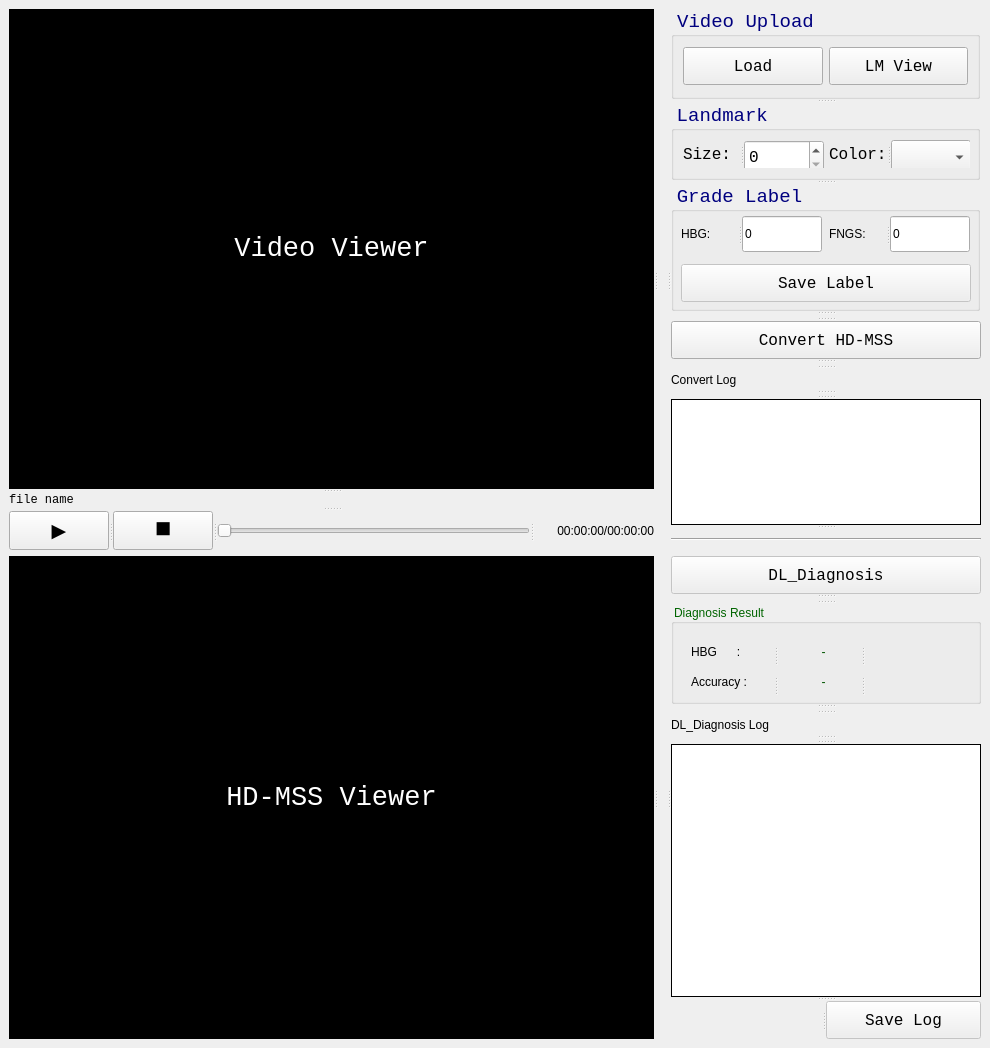
<?xml version="1.0" encoding="UTF-8"?>
<ui version="4.0">
 <class>MainWindow</class>
 <widget class="QMainWindow" name="MainWindow">
  <property name="geometry">
   <rect>
    <x>0</x>
    <y>0</y>
    <width>990</width>
    <height>1048</height>
   </rect>
  </property>
  <property name="windowTitle">
   <string>DL Bell's palsy Diagnosis</string>
  </property>
  <property name="styleSheet">
   <string notr="true"/>
  </property>
  <widget class="QWidget" name="centralwidget">
   <layout class="QGridLayout" name="gridLayout_3">
    <item row="0" column="0">
     <widget class="QSplitter" name="splitter_14">
      <property name="orientation">
       <enum>Qt::Horizontal</enum>
      </property>
      <widget class="QSplitter" name="splitter_6">
       <property name="orientation">
        <enum>Qt::Vertical</enum>
       </property>
       <widget class="QLabel" name="vd_print">
        <property name="minimumSize">
         <size>
          <width>640</width>
          <height>480</height>
         </size>
        </property>
        <property name="maximumSize">
         <size>
          <width>16777215</width>
          <height>16777215</height>
         </size>
        </property>
        <property name="font">
         <font>
          <family>Consolas</family>
          <pointsize>20</pointsize>
          <weight>9</weight>
          <italic>false</italic>
          <bold>false</bold>
         </font>
        </property>
        <property name="styleSheet">
         <string notr="true">background-color: rgb(0, 0, 0);color: rgb(255, 255, 255);
font: 75 20pt &quot;Consolas&quot;;</string>
        </property>
        <property name="text">
         <string>Video Viewer</string>
        </property>
        <property name="alignment">
         <set>Qt::AlignCenter</set>
        </property>
       </widget>
       <widget class="QLabel" name="fname_label">
        <property name="maximumSize">
         <size>
          <width>16777215</width>
          <height>50</height>
         </size>
        </property>
        <property name="font">
         <font>
          <family>Consolas</family>
          <pointsize>9</pointsize>
          <weight>9</weight>
          <italic>false</italic>
          <bold>false</bold>
         </font>
        </property>
        <property name="styleSheet">
         <string notr="true">font: 75 9pt &quot;Consolas&quot;;</string>
        </property>
        <property name="text">
         <string>file name</string>
        </property>
       </widget>
       <widget class="QSplitter" name="splitter_2">
        <property name="maximumSize">
         <size>
          <width>16777215</width>
          <height>50</height>
         </size>
        </property>
        <property name="orientation">
         <enum>Qt::Horizontal</enum>
        </property>
        <widget class="QSplitter" name="splitter">
         <property name="orientation">
          <enum>Qt::Horizontal</enum>
         </property>
         <widget class="QPushButton" name="play_btn">
          <property name="maximumSize">
           <size>
            <width>100</width>
            <height>50</height>
           </size>
          </property>
          <property name="font">
           <font>
            <family>Arial</family>
            <pointsize>14</pointsize>
            <weight>50</weight>
            <bold>false</bold>
           </font>
          </property>
          <property name="styleSheet">
           <string notr="true"/>
          </property>
          <property name="text">
           <string>▶</string>
          </property>
         </widget>
         <widget class="QPushButton" name="stop_btn">
          <property name="maximumSize">
           <size>
            <width>100</width>
            <height>50</height>
           </size>
          </property>
          <property name="font">
           <font>
            <family>Arial</family>
            <pointsize>20</pointsize>
            <weight>50</weight>
            <italic>false</italic>
            <bold>false</bold>
            <stylestrategy>PreferDefault</stylestrategy>
            <kerning>false</kerning>
           </font>
          </property>
          <property name="styleSheet">
           <string notr="true">text-align: top;</string>
          </property>
          <property name="text">
           <string>■</string>
          </property>
         </widget>
        </widget>
        <widget class="QSlider" name="vd_slider">
         <property name="maximumSize">
          <size>
           <width>16777215</width>
           <height>50</height>
          </size>
         </property>
         <property name="styleSheet">
          <string notr="true"/>
         </property>
         <property name="maximum">
          <number>99</number>
         </property>
         <property name="orientation">
          <enum>Qt::Horizontal</enum>
         </property>
         <property name="tickPosition">
          <enum>QSlider::NoTicks</enum>
         </property>
        </widget>
        <widget class="QLabel" name="time_chk">
         <property name="maximumSize">
          <size>
           <width>120</width>
           <height>50</height>
          </size>
         </property>
         <property name="text">
          <string>00:00:00/00:00:00</string>
         </property>
         <property name="alignment">
          <set>Qt::AlignRight|Qt::AlignTrailing|Qt::AlignVCenter</set>
         </property>
        </widget>
       </widget>
      </widget>
      <widget class="QLabel" name="null_12">
       <property name="minimumSize">
        <size>
         <width>9</width>
         <height>100</height>
        </size>
       </property>
       <property name="maximumSize">
        <size>
         <width>9</width>
         <height>16777215</height>
        </size>
       </property>
       <property name="frameShape">
        <enum>QFrame::NoFrame</enum>
       </property>
       <property name="text">
        <string/>
       </property>
       <property name="alignment">
        <set>Qt::AlignCenter</set>
       </property>
      </widget>
      <widget class="QSplitter" name="splitter_13">
       <property name="orientation">
        <enum>Qt::Vertical</enum>
       </property>
       <widget class="QGroupBox" name="Video_groupBox">
        <property name="minimumSize">
         <size>
          <width>309</width>
          <height>90</height>
         </size>
        </property>
        <property name="maximumSize">
         <size>
          <width>309</width>
          <height>90</height>
         </size>
        </property>
        <property name="font">
         <font>
          <family>Consolas</family>
          <pointsize>14</pointsize>
          <weight>9</weight>
          <italic>false</italic>
          <bold>false</bold>
         </font>
        </property>
        <property name="styleSheet">
         <string notr="true">font: 75 14pt &quot;Consolas&quot;;
color: rgb(0, 0, 127);</string>
        </property>
        <property name="title">
         <string>Video Upload</string>
        </property>
        <layout class="QGridLayout" name="gridLayout_2">
         <item row="0" column="0">
          <widget class="QPushButton" name="vd_load_btn">
           <property name="minimumSize">
            <size>
             <width>100</width>
             <height>38</height>
            </size>
           </property>
           <property name="maximumSize">
            <size>
             <width>150</width>
             <height>38</height>
            </size>
           </property>
           <property name="font">
            <font>
             <family>Consolas</family>
             <pointsize>12</pointsize>
             <weight>9</weight>
             <italic>false</italic>
             <bold>false</bold>
            </font>
           </property>
           <property name="styleSheet">
            <string notr="true">font: 75 12pt &quot;Consolas&quot;;
color: rgb(0, 0, 0);</string>
           </property>
           <property name="text">
            <string>Load</string>
           </property>
          </widget>
         </item>
         <item row="0" column="1">
          <widget class="QPushButton" name="ld_view_btn">
           <property name="minimumSize">
            <size>
             <width>100</width>
             <height>38</height>
            </size>
           </property>
           <property name="maximumSize">
            <size>
             <width>150</width>
             <height>38</height>
            </size>
           </property>
           <property name="font">
            <font>
             <family>Consolas</family>
             <pointsize>12</pointsize>
             <weight>9</weight>
             <italic>false</italic>
             <bold>false</bold>
            </font>
           </property>
           <property name="styleSheet">
            <string notr="true">font: 75 12pt &quot;Consolas&quot;;
color: rgb(0, 0, 0);</string>
           </property>
           <property name="text">
            <string>LM View</string>
           </property>
          </widget>
         </item>
        </layout>
       </widget>
       <widget class="QGroupBox" name="Landmark_groupBox">
        <property name="minimumSize">
         <size>
          <width>309</width>
          <height>77</height>
         </size>
        </property>
        <property name="maximumSize">
         <size>
          <width>309</width>
          <height>77</height>
         </size>
        </property>
        <property name="font">
         <font>
          <family>Consolas</family>
          <pointsize>14</pointsize>
          <weight>9</weight>
          <italic>false</italic>
          <bold>false</bold>
         </font>
        </property>
        <property name="styleSheet">
         <string notr="true">font: 75 14pt &quot;Consolas&quot;;
color: rgb(0, 0, 127);</string>
        </property>
        <property name="title">
         <string>Landmark </string>
        </property>
        <layout class="QGridLayout" name="gridLayout">
         <item row="0" column="0">
          <widget class="QSplitter" name="splitter_4">
           <property name="minimumSize">
            <size>
             <width>141</width>
             <height>0</height>
            </size>
           </property>
           <property name="maximumSize">
            <size>
             <width>16777215</width>
             <height>35</height>
            </size>
           </property>
           <property name="orientation">
            <enum>Qt::Horizontal</enum>
           </property>
           <widget class="QLabel" name="label">
            <property name="font">
             <font>
              <family>Consolas</family>
              <pointsize>12</pointsize>
              <weight>9</weight>
              <italic>false</italic>
              <bold>false</bold>
             </font>
            </property>
            <property name="styleSheet">
             <string notr="true">font: 75 12pt &quot;Consolas&quot;;
color: rgb(0, 0, 0);</string>
            </property>
            <property name="text">
             <string>Size:</string>
            </property>
           </widget>
           <widget class="QSpinBox" name="spinBox">
            <property name="minimumSize">
             <size>
              <width>80</width>
              <height>35</height>
             </size>
            </property>
            <property name="maximumSize">
             <size>
              <width>80</width>
              <height>35</height>
             </size>
            </property>
            <property name="font">
             <font>
              <family>Consolas</family>
              <pointsize>12</pointsize>
              <weight>9</weight>
              <italic>false</italic>
              <bold>false</bold>
             </font>
            </property>
            <property name="styleSheet">
             <string>font: 75 12pt &quot;Consolas&quot;;
color: rgb(0, 0, 0);</string>
            </property>
           </widget>
          </widget>
         </item>
         <item row="0" column="1">
          <widget class="QSplitter" name="splitter_5">
           <property name="minimumSize">
            <size>
             <width>141</width>
             <height>0</height>
            </size>
           </property>
           <property name="maximumSize">
            <size>
             <width>16777215</width>
             <height>35</height>
            </size>
           </property>
           <property name="orientation">
            <enum>Qt::Horizontal</enum>
           </property>
           <widget class="QLabel" name="label_3">
            <property name="font">
             <font>
              <family>Consolas</family>
              <pointsize>12</pointsize>
              <weight>9</weight>
              <italic>false</italic>
              <bold>false</bold>
             </font>
            </property>
            <property name="styleSheet">
             <string notr="true">font: 75 12pt &quot;Consolas&quot;;
color: rgb(0, 0, 0);</string>
            </property>
            <property name="text">
             <string>Color:</string>
            </property>
           </widget>
           <widget class="QComboBox" name="cb_color">
            <property name="minimumSize">
             <size>
              <width>80</width>
              <height>35</height>
             </size>
            </property>
            <property name="maximumSize">
             <size>
              <width>80</width>
              <height>35</height>
             </size>
            </property>
            <property name="font">
             <font>
              <family>Consolas</family>
              <pointsize>12</pointsize>
              <weight>9</weight>
              <italic>false</italic>
              <bold>false</bold>
             </font>
            </property>
            <property name="styleSheet">
             <string>font: 75 12pt &quot;Consolas&quot;;
color: rgb(0, 0, 0);</string>
            </property>
           </widget>
          </widget>
         </item>
        </layout>
       </widget>
       <widget class="QGroupBox" name="Grade_Label_groupBox">
        <property name="minimumSize">
         <size>
          <width>309</width>
          <height>127</height>
         </size>
        </property>
        <property name="maximumSize">
         <size>
          <width>309</width>
          <height>127</height>
         </size>
        </property>
        <property name="font">
         <font>
          <family>Consolas</family>
          <pointsize>14</pointsize>
          <weight>9</weight>
          <italic>false</italic>
          <bold>false</bold>
         </font>
        </property>
        <property name="styleSheet">
         <string notr="true">font: 75 14pt &quot;Consolas&quot;;
color: rgb(0, 0, 127);</string>
        </property>
        <property name="title">
         <string>Grade Label</string>
        </property>
        <widget class="QSplitter" name="splitter_7">
         <property name="geometry">
          <rect>
           <x>158</x>
           <y>32</y>
           <width>141</width>
           <height>36</height>
          </rect>
         </property>
         <property name="minimumSize">
          <size>
           <width>141</width>
           <height>0</height>
          </size>
         </property>
         <property name="maximumSize">
          <size>
           <width>16777215</width>
           <height>36</height>
          </size>
         </property>
         <property name="orientation">
          <enum>Qt::Horizontal</enum>
         </property>
         <widget class="QLabel" name="FNGS">
          <property name="styleSheet">
           <string notr="true">font: 75 12pt &quot;Consolas&quot;;
color: rgb(0, 0, 0);</string>
          </property>
          <property name="text">
           <string>FNGS:</string>
          </property>
         </widget>
         <widget class="QLineEdit" name="FNGS_lineEdit">
          <property name="minimumSize">
           <size>
            <width>80</width>
            <height>36</height>
           </size>
          </property>
          <property name="maximumSize">
           <size>
            <width>80</width>
            <height>36</height>
           </size>
          </property>
          <property name="styleSheet">
           <string>font: 75 12pt &quot;Consolas&quot;;
color: rgb(0, 0, 0);</string>
          </property>
          <property name="text">
           <string>0</string>
          </property>
         </widget>
        </widget>
        <widget class="QSplitter" name="splitter_8">
         <property name="geometry">
          <rect>
           <x>10</x>
           <y>32</y>
           <width>141</width>
           <height>36</height>
          </rect>
         </property>
         <property name="minimumSize">
          <size>
           <width>141</width>
           <height>0</height>
          </size>
         </property>
         <property name="maximumSize">
          <size>
           <width>16777215</width>
           <height>36</height>
          </size>
         </property>
         <property name="orientation">
          <enum>Qt::Horizontal</enum>
         </property>
         <widget class="QLabel" name="HBG">
          <property name="styleSheet">
           <string notr="true">font: 75 12pt &quot;Consolas&quot;;
color: rgb(0, 0, 0);</string>
          </property>
          <property name="text">
           <string>HBG:</string>
          </property>
         </widget>
         <widget class="QLineEdit" name="HBG_lineEdit">
          <property name="minimumSize">
           <size>
            <width>80</width>
            <height>36</height>
           </size>
          </property>
          <property name="maximumSize">
           <size>
            <width>80</width>
            <height>36</height>
           </size>
          </property>
          <property name="styleSheet">
           <string>font: 75 12pt &quot;Consolas&quot;;
color: rgb(0, 0, 0);</string>
          </property>
          <property name="text">
           <string>0</string>
          </property>
         </widget>
        </widget>
        <widget class="QPushButton" name="Save_Label_btn">
         <property name="enabled">
          <bool>false</bool>
         </property>
         <property name="geometry">
          <rect>
           <x>10</x>
           <y>80</y>
           <width>290</width>
           <height>38</height>
          </rect>
         </property>
         <property name="minimumSize">
          <size>
           <width>290</width>
           <height>38</height>
          </size>
         </property>
         <property name="maximumSize">
          <size>
           <width>290</width>
           <height>38</height>
          </size>
         </property>
         <property name="font">
          <font>
           <family>Consolas</family>
           <pointsize>12</pointsize>
           <weight>9</weight>
           <italic>false</italic>
           <bold>false</bold>
          </font>
         </property>
         <property name="styleSheet">
          <string notr="true">font: 75 12pt &quot;Consolas&quot;;
color: rgb(0, 0, 0);</string>
         </property>
         <property name="text">
          <string>Save Label</string>
         </property>
        </widget>
       </widget>
       <widget class="QLabel" name="label_4">
        <property name="minimumSize">
         <size>
          <width>0</width>
          <height>2</height>
         </size>
        </property>
        <property name="maximumSize">
         <size>
          <width>16777215</width>
          <height>2</height>
         </size>
        </property>
        <property name="text">
         <string/>
        </property>
       </widget>
       <widget class="QSplitter" name="splitter_3">
        <property name="maximumSize">
         <size>
          <width>310</width>
          <height>38</height>
         </size>
        </property>
        <property name="orientation">
         <enum>Qt::Horizontal</enum>
        </property>
        <widget class="QPushButton" name="Convert_HD_btn">
         <property name="minimumSize">
          <size>
           <width>310</width>
           <height>38</height>
          </size>
         </property>
         <property name="maximumSize">
          <size>
           <width>310</width>
           <height>38</height>
          </size>
         </property>
         <property name="font">
          <font>
           <family>Consolas</family>
           <pointsize>12</pointsize>
           <weight>9</weight>
           <italic>false</italic>
           <bold>false</bold>
          </font>
         </property>
         <property name="styleSheet">
          <string notr="true">font: 75 12pt &quot;Consolas&quot;;</string>
         </property>
         <property name="text">
          <string>Convert HD-MSS</string>
         </property>
        </widget>
       </widget>
       <widget class="QLabel" name="label_7">
        <property name="minimumSize">
         <size>
          <width>0</width>
          <height>2</height>
         </size>
        </property>
        <property name="maximumSize">
         <size>
          <width>16777215</width>
          <height>2</height>
         </size>
        </property>
        <property name="text">
         <string/>
        </property>
       </widget>
       <widget class="QLabel" name="label_5">
        <property name="minimumSize">
         <size>
          <width>0</width>
          <height>21</height>
         </size>
        </property>
        <property name="maximumSize">
         <size>
          <width>16777215</width>
          <height>21</height>
         </size>
        </property>
        <property name="styleSheet">
         <string notr="true">font: 75 13pt &quot;Consolas&quot;;</string>
        </property>
        <property name="text">
         <string>Convert Log</string>
        </property>
       </widget>
       <widget class="QLabel" name="label_2">
        <property name="minimumSize">
         <size>
          <width>0</width>
          <height>1</height>
         </size>
        </property>
        <property name="maximumSize">
         <size>
          <width>16777215</width>
          <height>1</height>
         </size>
        </property>
        <property name="text">
         <string/>
        </property>
       </widget>
       <widget class="QPlainTextEdit" name="Convert_log_edit">
        <property name="minimumSize">
         <size>
          <width>0</width>
          <height>100</height>
         </size>
        </property>
        <property name="font">
         <font>
          <family>Consolas</family>
          <pointsize>9</pointsize>
          <weight>9</weight>
          <italic>false</italic>
          <bold>false</bold>
         </font>
        </property>
        <property name="styleSheet">
         <string notr="true">border-radius: 0px;border: 1px solid black;
font: 75 9pt &quot;Consolas&quot;;</string>
        </property>
        <property name="readOnly">
         <bool>true</bool>
        </property>
       </widget>
       <widget class="Line" name="line">
        <property name="minimumSize">
         <size>
          <width>0</width>
          <height>21</height>
         </size>
        </property>
        <property name="maximumSize">
         <size>
          <width>16777215</width>
          <height>21</height>
         </size>
        </property>
        <property name="lineWidth">
         <number>1</number>
        </property>
        <property name="orientation">
         <enum>Qt::Horizontal</enum>
        </property>
       </widget>
      </widget>
     </widget>
    </item>
    <item row="1" column="0">
     <widget class="QSplitter" name="splitter_16">
      <property name="orientation">
       <enum>Qt::Horizontal</enum>
      </property>
      <widget class="QLabel" name="HD_MSS_Print">
       <property name="minimumSize">
        <size>
         <width>640</width>
         <height>480</height>
        </size>
       </property>
       <property name="maximumSize">
        <size>
         <width>16777215</width>
         <height>16777215</height>
        </size>
       </property>
       <property name="font">
        <font>
         <family>Consolas</family>
         <pointsize>20</pointsize>
         <weight>9</weight>
         <italic>false</italic>
         <bold>false</bold>
        </font>
       </property>
       <property name="styleSheet">
        <string notr="true">background-color: rgb(0, 0, 0);color: rgb(255, 255, 255);
font: 75 20pt &quot;Consolas&quot;;</string>
       </property>
       <property name="text">
        <string>HD-MSS Viewer</string>
       </property>
       <property name="alignment">
        <set>Qt::AlignCenter</set>
       </property>
      </widget>
      <widget class="QLabel" name="null_13">
       <property name="minimumSize">
        <size>
         <width>9</width>
         <height>100</height>
        </size>
       </property>
       <property name="maximumSize">
        <size>
         <width>9</width>
         <height>16777215</height>
        </size>
       </property>
       <property name="frameShape">
        <enum>QFrame::NoFrame</enum>
       </property>
       <property name="text">
        <string/>
       </property>
       <property name="alignment">
        <set>Qt::AlignCenter</set>
       </property>
      </widget>
      <widget class="QSplitter" name="splitter_15">
       <property name="orientation">
        <enum>Qt::Vertical</enum>
       </property>
       <widget class="QSplitter" name="splitter_9">
        <property name="minimumSize">
         <size>
          <width>310</width>
          <height>0</height>
         </size>
        </property>
        <property name="maximumSize">
         <size>
          <width>155</width>
          <height>38</height>
         </size>
        </property>
        <property name="orientation">
         <enum>Qt::Horizontal</enum>
        </property>
        <widget class="QPushButton" name="DL_Diagnosis_btn">
         <property name="enabled">
          <bool>false</bool>
         </property>
         <property name="minimumSize">
          <size>
           <width>310</width>
           <height>38</height>
          </size>
         </property>
         <property name="maximumSize">
          <size>
           <width>155</width>
           <height>38</height>
          </size>
         </property>
         <property name="font">
          <font>
           <family>Consolas</family>
           <pointsize>12</pointsize>
           <weight>9</weight>
           <italic>false</italic>
           <bold>false</bold>
          </font>
         </property>
         <property name="styleSheet">
          <string notr="true">font: 75 12pt &quot;Consolas&quot;;
color: rgb(0, 0, 0);</string>
         </property>
         <property name="text">
          <string>DL_Diagnosis</string>
         </property>
        </widget>
       </widget>
       <widget class="QLabel" name="label_12">
        <property name="minimumSize">
         <size>
          <width>0</width>
          <height>2</height>
         </size>
        </property>
        <property name="maximumSize">
         <size>
          <width>16777215</width>
          <height>2</height>
         </size>
        </property>
        <property name="text">
         <string/>
        </property>
       </widget>
       <widget class="QGroupBox" name="groupBox">
        <property name="minimumSize">
         <size>
          <width>309</width>
          <height>100</height>
         </size>
        </property>
        <property name="maximumSize">
         <size>
          <width>16777215</width>
          <height>100</height>
         </size>
        </property>
        <property name="styleSheet">
         <string notr="true">font: 75 14pt &quot;Consolas&quot;;
color: rgb(0, 100, 0);</string>
        </property>
        <property name="title">
         <string>Diagnosis Result</string>
        </property>
        <widget class="QSplitter" name="splitter_11">
         <property name="geometry">
          <rect>
           <x>20</x>
           <y>70</y>
           <width>182</width>
           <height>21</height>
          </rect>
         </property>
         <property name="minimumSize">
          <size>
           <width>0</width>
           <height>21</height>
          </size>
         </property>
         <property name="maximumSize">
          <size>
           <width>16777215</width>
           <height>19</height>
          </size>
         </property>
         <property name="styleSheet">
          <string notr="true">font: 75 13pt &quot;Consolas&quot;;
color: rgb(0, 0, 0)</string>
         </property>
         <property name="orientation">
          <enum>Qt::Horizontal</enum>
         </property>
         <widget class="QLabel" name="label_10">
          <property name="minimumSize">
           <size>
            <width>91</width>
            <height>16</height>
           </size>
          </property>
          <property name="maximumSize">
           <size>
            <width>91</width>
            <height>16</height>
           </size>
          </property>
          <property name="styleSheet">
           <string notr="true">font: 75 12pt &quot;Consolas&quot;;</string>
          </property>
          <property name="text">
           <string>Accuracy :</string>
          </property>
         </widget>
         <widget class="QLabel" name="Accuracy">
          <property name="minimumSize">
           <size>
            <width>91</width>
            <height>16</height>
           </size>
          </property>
          <property name="maximumSize">
           <size>
            <width>91</width>
            <height>16</height>
           </size>
          </property>
          <property name="styleSheet">
           <string notr="true">font: 75 12pt &quot;Consolas&quot;;
color: rgb(0, 85, 0);</string>
          </property>
          <property name="text">
           <string>-</string>
          </property>
          <property name="alignment">
           <set>Qt::AlignCenter</set>
          </property>
         </widget>
         <widget class="QLabel" name="label_14">
          <property name="styleSheet">
           <string notr="true">font: 75 12pt &quot;Consolas&quot;;</string>
          </property>
          <property name="text">
           <string/>
          </property>
         </widget>
        </widget>
        <widget class="QSplitter" name="splitter_12">
         <property name="geometry">
          <rect>
           <x>20</x>
           <y>40</y>
           <width>182</width>
           <height>21</height>
          </rect>
         </property>
         <property name="minimumSize">
          <size>
           <width>0</width>
           <height>21</height>
          </size>
         </property>
         <property name="maximumSize">
          <size>
           <width>16777215</width>
           <height>19</height>
          </size>
         </property>
         <property name="styleSheet">
          <string notr="true">font: 75 13pt &quot;Consolas&quot;;
color: rgb(0, 0, 0)</string>
         </property>
         <property name="orientation">
          <enum>Qt::Horizontal</enum>
         </property>
         <widget class="QLabel" name="label_9">
          <property name="minimumSize">
           <size>
            <width>91</width>
            <height>16</height>
           </size>
          </property>
          <property name="maximumSize">
           <size>
            <width>91</width>
            <height>16</height>
           </size>
          </property>
          <property name="styleSheet">
           <string notr="true">font: 75 12pt &quot;Consolas&quot;;</string>
          </property>
          <property name="text">
           <string>HBG      :</string>
          </property>
         </widget>
         <widget class="QLabel" name="HBG_2">
          <property name="minimumSize">
           <size>
            <width>91</width>
            <height>16</height>
           </size>
          </property>
          <property name="maximumSize">
           <size>
            <width>91</width>
            <height>16</height>
           </size>
          </property>
          <property name="styleSheet">
           <string notr="true">font: 75 12pt &quot;Consolas&quot;;
color: rgb(0, 85, 0);</string>
          </property>
          <property name="text">
           <string>-</string>
          </property>
          <property name="alignment">
           <set>Qt::AlignCenter</set>
          </property>
         </widget>
         <widget class="QLabel" name="label_13">
          <property name="styleSheet">
           <string notr="true">font: 75 12pt &quot;Consolas&quot;;</string>
          </property>
          <property name="text">
           <string/>
          </property>
         </widget>
        </widget>
       </widget>
       <widget class="QLabel" name="label_8">
        <property name="minimumSize">
         <size>
          <width>0</width>
          <height>2</height>
         </size>
        </property>
        <property name="maximumSize">
         <size>
          <width>16777215</width>
          <height>2</height>
         </size>
        </property>
        <property name="text">
         <string/>
        </property>
       </widget>
       <widget class="QLabel" name="label_6">
        <property name="minimumSize">
         <size>
          <width>0</width>
          <height>21</height>
         </size>
        </property>
        <property name="maximumSize">
         <size>
          <width>16777215</width>
          <height>21</height>
         </size>
        </property>
        <property name="styleSheet">
         <string notr="true">font: 75 13pt &quot;Consolas&quot;;</string>
        </property>
        <property name="text">
         <string>DL_Diagnosis Log</string>
        </property>
       </widget>
       <widget class="QLabel" name="label_15">
        <property name="minimumSize">
         <size>
          <width>0</width>
          <height>1</height>
         </size>
        </property>
        <property name="maximumSize">
         <size>
          <width>16777215</width>
          <height>1</height>
         </size>
        </property>
        <property name="text">
         <string/>
        </property>
       </widget>
       <widget class="QPlainTextEdit" name="Diagnosis_log_edit_">
        <property name="minimumSize">
         <size>
          <width>0</width>
          <height>200</height>
         </size>
        </property>
        <property name="font">
         <font>
          <family>Consolas</family>
          <pointsize>9</pointsize>
          <weight>9</weight>
          <italic>false</italic>
          <bold>false</bold>
         </font>
        </property>
        <property name="styleSheet">
         <string notr="true">border-radius: 0px;border: 1px solid black;
font: 75 9pt &quot;Consolas&quot;;</string>
        </property>
        <property name="readOnly">
         <bool>true</bool>
        </property>
       </widget>
       <widget class="QSplitter" name="splitter_10">
        <property name="maximumSize">
         <size>
          <width>16777215</width>
          <height>38</height>
         </size>
        </property>
        <property name="orientation">
         <enum>Qt::Horizontal</enum>
        </property>
        <widget class="QLabel" name="label_11">
         <property name="text">
          <string/>
         </property>
        </widget>
        <widget class="QPushButton" name="Save_Log_btn">
         <property name="enabled">
          <bool>false</bool>
         </property>
         <property name="minimumSize">
          <size>
           <width>100</width>
           <height>38</height>
          </size>
         </property>
         <property name="maximumSize">
          <size>
           <width>155</width>
           <height>38</height>
          </size>
         </property>
         <property name="font">
          <font>
           <family>Consolas</family>
           <pointsize>12</pointsize>
           <weight>9</weight>
           <italic>false</italic>
           <bold>false</bold>
          </font>
         </property>
         <property name="styleSheet">
          <string notr="true">font: 75 12pt &quot;Consolas&quot;;
color: rgb(0, 0, 0);</string>
         </property>
         <property name="text">
          <string>Save Log</string>
         </property>
        </widget>
       </widget>
      </widget>
     </widget>
    </item>
   </layout>
  </widget>
 </widget>
 <resources/>
 <connections/>
</ui>
